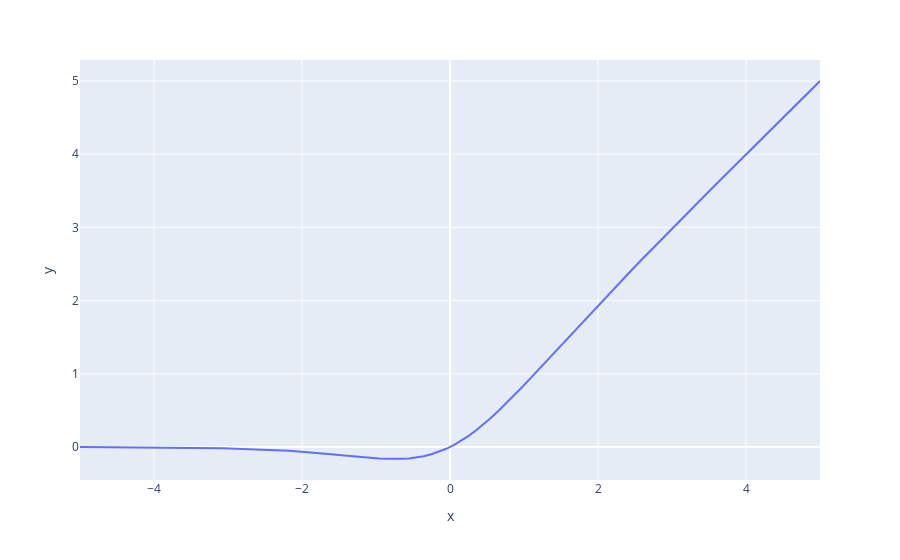

Notebook cell for this chart:
### Code cell
x = torch.linspace(-5, 5, 100)
fig = px.line(x=x, y=gelu(x))
fig.show()
